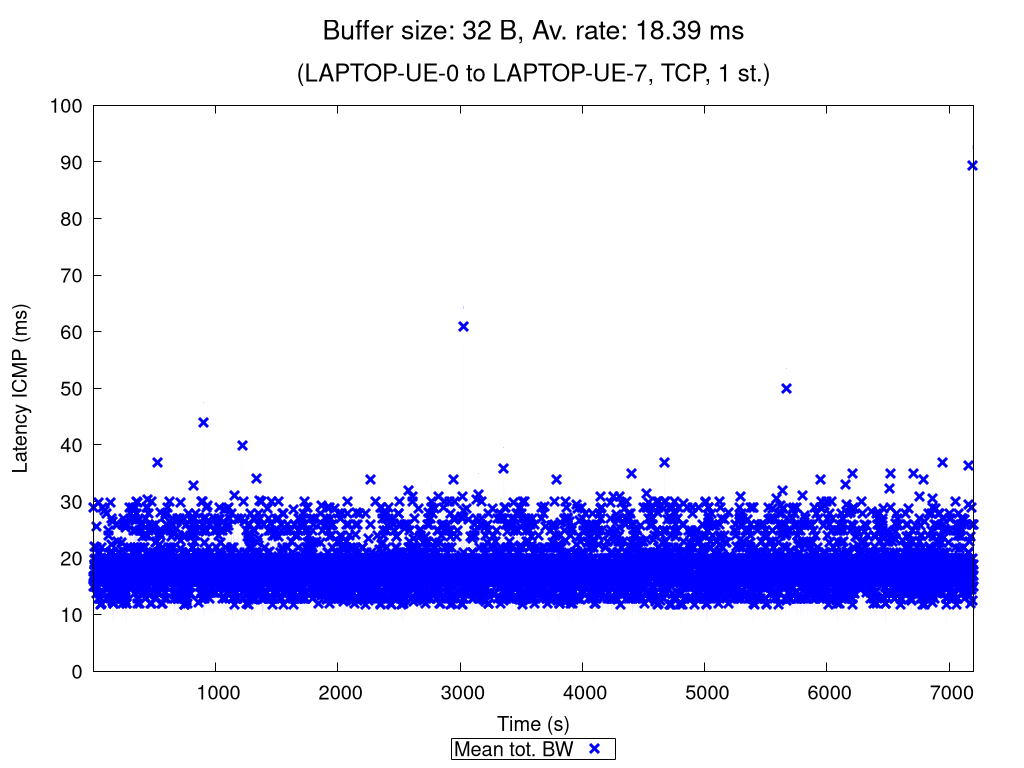

The script that saved this image:
set terminal pngcairo nocrop enhanced size 1024,768 font "Verdana,15"
set output "TCP_1_st_2020_11_06_14-23-40_one2two_00032B.png"

set title "{/=20 Buffer size: 32 B, Av. rate: 18.39 ms}\n\n{/=18 (LAPTOP-UE-0 to LAPTOP-UE-7, TCP, 1 st.)}"

set xlabel "Time (s)"
set ylabel "Latency ICMP (ms)"
set ytics nomirror
set key bmargin center horizontal box samplen 1 width -1
set bmargin 4.6
set rmargin 4.5

rf = 1.0  # rate factor
set style fill transparent solid 0.2 noborder
set autoscale xfix
plot "TCP_1_st_2020_11_06_14-23-40_one2two_00032B_iperf_processed.dat" using 1:($2/rf-$3/rf):($2/rf+$3/rf) with filledcurves lc rgb "blue" notitle, \
     "" using 1:($2/rf) with points pt 2 ps 1.5 lw 3 lc rgb "blue" title "Mean tot. BW", \
